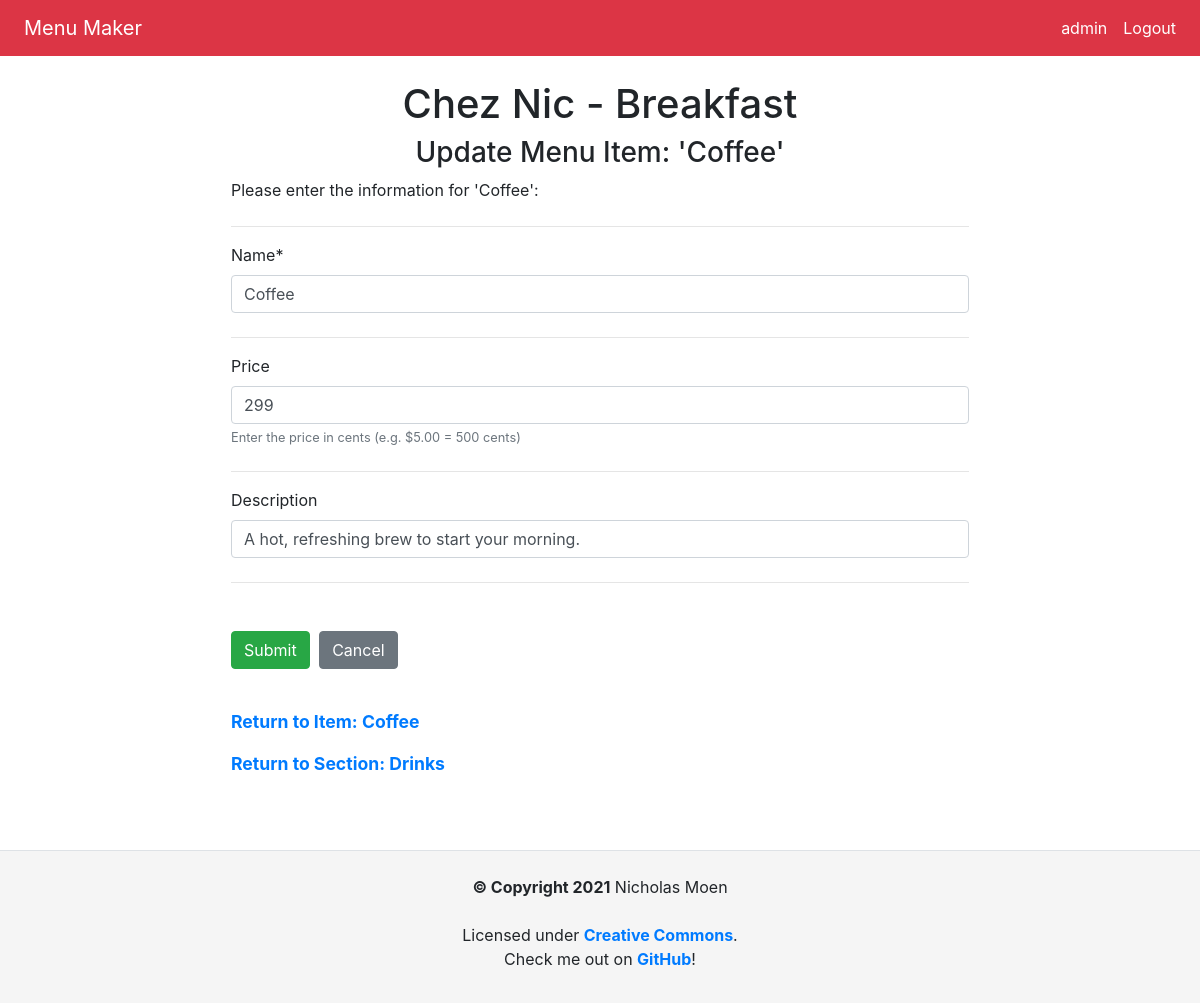
Screenshot of /restaurants/chez-nic/menus/breakfast/drinks/coffee/edit/ (signed in) with the database file from the repository.
### menus/models.py (models this page shows, shortened)
class MenuSection(models.Model):
    menu = models.ForeignKey('Menu', on_delete=models.CASCADE)
    name = models.CharField(max_length=128, default=None, blank=False)
    slug = models.SlugField(max_length=128)
    image = models.ImageField(
        help_text="An image or logo for this section (optional)",
        upload_to=menusection_upload_to, blank=True, null=True)
    note = models.CharField(
            help_text="An optional note about this section (e.g."
                      "'Drinks come with complimentary refills.')",
            max_length=256, blank=True, null=True)

class Menu(models.Model):
    THEME_CHOICES = [
        ('default', "Default"),
        ('secondary', "Secondary")]
    restaurant = models.ForeignKey(
        'restaurants.Restaurant',
        on_delete=models.CASCADE)
    name = models.CharField(max_length=128, default=None, blank=False)
    slug = models.SlugField(max_length=128)
    image = models.ImageField(
        help_text="An image or logo for this menu (optional)",
        upload_to=menu_upload_to, blank=True, null=True)
    description = models.CharField(max_length=256, blank=True, null=True)
    theme = models.CharField(
        max_length=32,
        choices=THEME_CHOICES,
        default='default')
    class Meta:
        ordering = ['name']

class MenuItem(models.Model):
    menusection = models.ForeignKey('MenuSection', on_delete=models.CASCADE)
    name = models.CharField(max_length=128, default=None, blank=False)
    slug = models.SlugField(max_length=128)
    price = models.IntegerField(
        help_text="Enter the price in cents (e.g. $5.00 = 500 cents)",
        blank=True, null=True)
    description = models.CharField(max_length=1024, blank=True)

### restaurants/models.py (models this page shows, shortened)
class Restaurant(models.Model):
    name = models.CharField(max_length=128, default=None, blank=False)
    slug = models.SlugField(max_length=128, unique=True)
    admin_users = models.ManyToManyField(settings.AUTH_USER_MODEL)
    image = models.ImageField(
        upload_to=upload_to, blank=True, null=True,
        help_text="An image or logo for your restaurant (optional)")
    class Meta:
        ordering = ['name']

### menus/views.py (the view)
class MenuItemUpdateView(
        UserHasRestaurantPermissionsMixin, SuccessMessageMixin, UpdateView):
    model = MenuItem
    form_class = MenuItemForm
    success_message = "Menu Item Successfully Updated: %(name)s"
    def get_context_data(self, **kwargs):
        context = super().get_context_data(**kwargs)
        context.update({'action_verb': 'Update',
                        'menusection': self.get_object().menusection,
                        'menuitem': self.get_object()})
        return context
    def get_initial(self):
        return {'menusection': self.get_object().menusection,
                'name': self.get_object().name,
                'description': self.get_object().description}
    def get_object(self):
        return get_object_or_404(
            MenuItem,
            menusection__menu__restaurant__slug=self.kwargs['restaurant_slug'],
            menusection__menu__slug=self.kwargs['menu_slug'],
            menusection__slug=self.kwargs['menusection_slug'],
            slug=self.kwargs['menuitem_slug'])

### menus/forms.py
class MenuItemForm(ModelForm):
    class Meta:
        model = MenuItem
        fields = ['menusection', 'name', 'price', 'description']
        widgets = {'menusection': forms.HiddenInput()}

### menus_project/context_processors.py (called while the page is built)
def project_name(request):
    return {'PROJECT_NAME': PROJECT_NAME}

### menus/templates/menus/menuitem_form.html (shortened to what this page needs)
{% extends 'base.html' %}
{% block body_title %}{{ menusection.menu.restaurant.name }} - {{ menusection.menu.name }}{% endblock %}
{% block body_subheading %}{{ action_verb }} Menu Item{% if menuitem %}: '{{ menuitem.name }}'{% endif %}{% endblock %}
{% block content %}
<p>Please enter the information for {% if menuitem %}'{{ menuitem.name }}'{% else %}your menu item{% endif %}:</p>
{% include 'base_form.html' %}
<div id="bottom-links">
  {% if object %}
  <p><a href="{% url 'menus:menuitem_detail' restaurant_slug=object.menusection.menu.restaurant.slug menu_slug=object.menusection.menu.slug menusection_slug=object.menusection.slug menuitem_slug=object.slug %}">Return to Item: {{ object.name }}</a></p>
  {% endif %}
  <p><a href="{% url 'menus:menusection_detail' restaurant_slug=menusection.menu.restaurant.slug menu_slug=menusection.menu.slug menusection_slug=menusection.slug %}">Return to Section: {{ menusection.name }}</a></p>
</div>
{% endblock content %}

### templates/base.html (shortened to what this page needs)
{% load static %}<!DOCTYPE html>
<html lang="en-us">
	<head>
    <link rel="stylesheet" href="https://cdn.jsdelivr.net/npm/bootstrap@4.5.3/dist/css/bootstrap.min.css">
    <link rel="stylesheet" href="{% static 'css/base.css' %}">
  </head>
  <body>
    <div class="page-container">
      <nav class="navbar navbar-expand-sm navbar-dark project-theme">
        <a class="navbar-brand ml-2" href="{% url 'root' %}">{{ PROJECT_NAME }}</a>
        <div class="collapse navbar-collapse" id="navbarSupportedContent">
          <ul class="navbar-nav ml-auto text-center">
    {% if user.is_authenticated %}
            <li class="nav-item active">
              <a class="nav-link" style="font-weight: normal;" title="View your user profile" href="{% url 'users:user_detail' %}">{{ user.username }}</a>
            </li>
            <li class="nav-item active">
              <a class="nav-link" style="font-weight: normal;" href="{% url 'users:logout' %}{% if request.path != '/' %}?next={{ request.path }}{% endif %}">Logout</a>
            </li>
    {% endif %}
          </ul>
        </div>
      </nav>
      <main id="content" class="container">
      {% block body_title_wrapper %}
        <h1 id="body-title" class="{% if body_title_tags %}{{ body_title_tags }}{% else %}text-center{% endif %}">
        {% block body_title %}{% endblock body_title %}
        </h1>
      {% endblock body_title_wrapper %}
      {% block body_subheading_wrapper %}
        <h3 id="body-subheading" class="{% if body_subheading_tags %}{{ body_subheading_tags }}{% else %}text-center{% endif %}">
        {% block body_subheading %}{% endblock body_subheading %}
        </h3>
      {% endblock body_subheading_wrapper %}
    {% block content %}{% endblock content %}
      </main>
    {% block footer %}{% include 'footer.html' %}{% endblock footer %}
    </div>
  </body>
</html>

### templates/base_form.html (shortened to what this page needs)
{% load crispy_forms_tags %}
<form class="form" method="post"{% if form_contains_image %} enctype="multipart/form-data"{% endif %}>
  {% for field in form %}
  <div class="fieldWrapper mt-2 mb-4">
    <p>{{ field|as_crispy_field }}</p>
  </div>
  <hr>
  {% endfor %}
  <div class="form-buttons mt-5">
    <span><button class="btn btn-{% if submit_button_style %}{{ submit_button_style }}{% else %}success{% endif %} form-submit-button" type="submit">{% if submit_text %}{{ submit_text }}{% else %}Submit{% endif %}</button>
{% if cancel_url %}
    <a class="btn btn-secondary" href="{{ cancel_url }}">
      Cancel
    </a></span>
{% else %}
    <a class="btn btn-secondary" type="button" onclick="history.go(-1);">
      {% if cancel_text %}{{ cancel_text }}{% else %}Cancel{% endif %}
    </a></span>
{% endif %}
  </div>
</form>

### static/css/base.css (style rules this page uses)
.page-container { display: flex; flex-direction: column; min-height: 100vh; }
#content { flex-grow: 1; margin-top: 1.5rem; max-width: 768px; }
#bottom-links { margin: 2.5rem auto; font-weight: bold; font-size: 1.1rem; }
.project-theme { background-color: #DC3545; }
.form { margin-top: 1.5rem; }
.form-buttons { margin-top: 1.5rem; margin-bottom: 2rem; }
.form-submit-button { margin-right: 5px; }

### rows the page displays
MenuSection: menu.restaurant.name "Chez Nic", menu.name "Breakfast", name "Drinks"
MenuItem: name "Coffee", form "Coffee" "299" "A hot, refreshing brew to start your morning."

### other values shown
{{ PROJECT_NAME }} "Menu Maker"
{{ user.username }} "admin"
{{ action_verb }} "Update"
